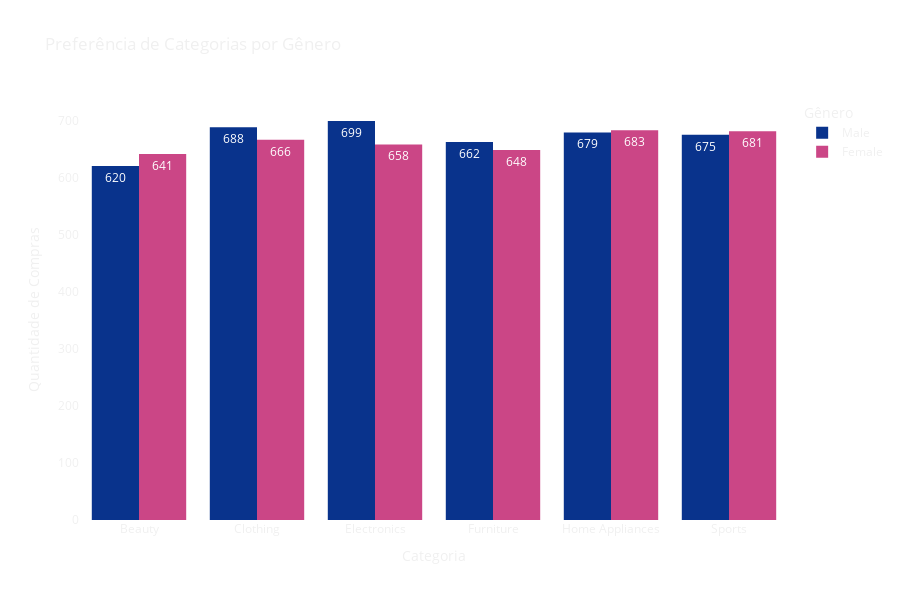

Here is the notebook cell this chart was saved with:
### Markdown cell above
### 3.2 Análise por categoria e gênero

### Code cell
# Gráfico: Preferência de Categorias por Gênero
fig2 = px.histogram(
    df,                      # DataFrame com os dados

    x='Category',            # Eixo X → Categoria dos produtos
    color='Customer_Gender', # Agrupa as barras por gênero
    barmode='group',         # Exibe barras lado a lado (agrupadas)

    title='Preferência de Categorias por Gênero',  # Título do gráfico

    labels={                 # Rótulos personalizados
        'count': 'Quantidade de Compras',
        'Category': 'Categoria',
        'Customer_Gender': 'Gênero'
    },

    category_orders={        # Ordenação alfabética das categorias no eixo X
        'Category': sorted(df['Category'].unique())
    },

    color_discrete_map={     # Cores personalizadas por gênero
        'Female': "#CB4686",  # Rosa escuro para "Female"
        'Male': "#09338C"     # Azul escuro para "Male"
    },

    text_auto=True           # Exibe automaticamente os valores nas barras
)

# Personalização do layout
fig2.update_layout(
    xaxis_title='Categoria',            # Título do eixo X
    yaxis_title='Quantidade de Compras',# Título do eixo Y
    bargap=0.2,                         # Espaço entre os grupos de barras
    height=600,                         # Altura do gráfico em pixels

    # Fundo transparente 
    plot_bgcolor='rgba(0,0,0,0)',       # Fundo da área do gráfico
    paper_bgcolor='rgba(0,0,0,0)',      # Fundo da área ao redor do gráfico

    # Cores dos textos em branco suave 
    font_color='#F0F0F0',               # Cor geral dos textos
    title_font_color='#F0F0F0',         # Cor do título

    # Eixo X: sem linhas de grade e com cor clara nos textos
    xaxis=dict(
        showgrid=False,                # Remove as linhas de grade verticais
        color='#F0F0F0'                # Cor dos rótulos e título do eixo X
    ),

    # Eixo Y: sem linhas de grade e com cor clara nos textos
    yaxis=dict(
        showgrid=False,                # Remove as linhas de grade horizontais
        color='#F0F0F0'                # Cor dos rótulos e título do eixo Y
    ),

    # Legenda com fonte clara
    legend=dict(
        font=dict(color='#F0F0F0')     # Cor da fonte na legenda
    )
)

# Exibe o gráfico 
fig2.show()

### Figure 1 — Plotly figure (JSON) as saved in the notebook; plotly's stock layout.template omitted (floating-point values rounded to 4 significant figures; data arrays with more than 128 entries replaced by an {"elided": "..."} marker saying what was removed)
{"data": [{"alignmentgroup": "True", "bingroup": "x", "hovertemplate": "Gênero=Male<br>Categoria=%{x}<br>count=%{y}<extra></extra>", "legendgroup": "Male", "marker": {"color": "#09338C", "pattern": {"shape": ""}}, "name": "Male", "offsetgroup": "Male", "orientation": "v", "showlegend": true, "texttemplate": "%{value}", "type": "histogram", "x": {"elided": "4023 str values"}, "xaxis": "x", "yaxis": "y"}, {"alignmentgroup": "True", "bingroup": "x", "hovertemplate": "Gênero=Female<br>Categoria=%{x}<br>count=%{y}<extra></extra>", "legendgroup": "Female", "marker": {"color": "#CB4686", "pattern": {"shape": ""}}, "name": "Female", "offsetgroup": "Female", "orientation": "v", "showlegend": true, "texttemplate": "%{value}", "type": "histogram", "x": {"elided": "3977 str values"}, "xaxis": "x", "yaxis": "y"}], "layout": {"bargap": 0.2, "barmode": "group", "font": {"color": "#F0F0F0"}, "height": 600, "legend": {"font": {"color": "#F0F0F0"}, "title": {"text": "Gênero"}, "tracegroupgap": 0}, "paper_bgcolor": "rgba(0,0,0,0)", "plot_bgcolor": "rgba(0,0,0,0)", "title": {"font": {"color": "#F0F0F0"}, "text": "Preferência de Categorias por Gênero"}, "xaxis": {"anchor": "y", "categoryarray": ["Beauty", "Clothing", "Electronics", "Furniture", "Home Appliances", "Sports"], "categoryorder": "array", "color": "#F0F0F0", "domain": [0, 1], "showgrid": false, "title": {"text": "Categoria"}}, "yaxis": {"anchor": "x", "color": "#F0F0F0", "domain": [0, 1], "showgrid": false, "title": {"text": "Quantidade de Compras"}}}}
